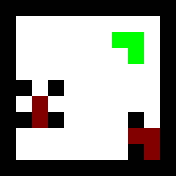

Rendered tile map (Tiled .tmx) drawn with the repository's tilesets; below, a short description and the full map source, tile grids included:
An orthogonal 11x11 tile map with 16x16 px tiles, 2 tile layers (Layer1, Layer2).

<map version="1.0" orientation="orthogonal" renderorder="right-down" width="11" height="11" tilewidth="16" tileheight="16" nextobjectid="1">
 <tileset firstgid="1" source="Tiles.tsx" />
 <layer name="Layer1" width="11" height="11">
  <data encoding="csv">
1,1,1,1,1,1,1,1,1,1,1,
1,5,5,5,5,5,5,5,5,5,1,
1,5,5,5,5,5,5,5,5,5,1,
1,5,5,5,5,5,5,5,5,5,1,
1,5,5,5,5,5,5,5,5,5,1,
1,1,5,1,5,5,5,5,5,5,1,
1,5,5,5,5,5,5,5,5,5,1,
1,1,5,1,5,5,5,5,1,5,1,
1,5,5,5,5,5,5,5,5,5,1,
1,5,5,5,5,5,5,5,1,5,1,
1,1,1,1,1,1,1,1,1,1,1
</data>
 </layer>
 <layer name="Layer2" width="11" height="11">
  <data encoding="csv">
0,0,0,0,0,0,0,0,0,0,0,
0,0,0,0,0,0,0,0,0,0,0,
0,0,0,0,0,0,0,4,4,0,0,
0,0,0,0,0,0,0,0,4,0,0,
0,0,0,0,0,0,0,0,0,0,0,
0,0,0,0,0,0,0,0,0,0,0,
0,0,3,0,0,0,0,0,0,0,0,
0,0,3,0,0,0,0,0,0,0,0,
0,0,0,0,0,0,0,0,3,3,0,
0,0,0,0,0,0,0,0,0,3,0,
0,0,0,0,0,0,0,0,0,0,0
</data>
 </layer>
</map>
